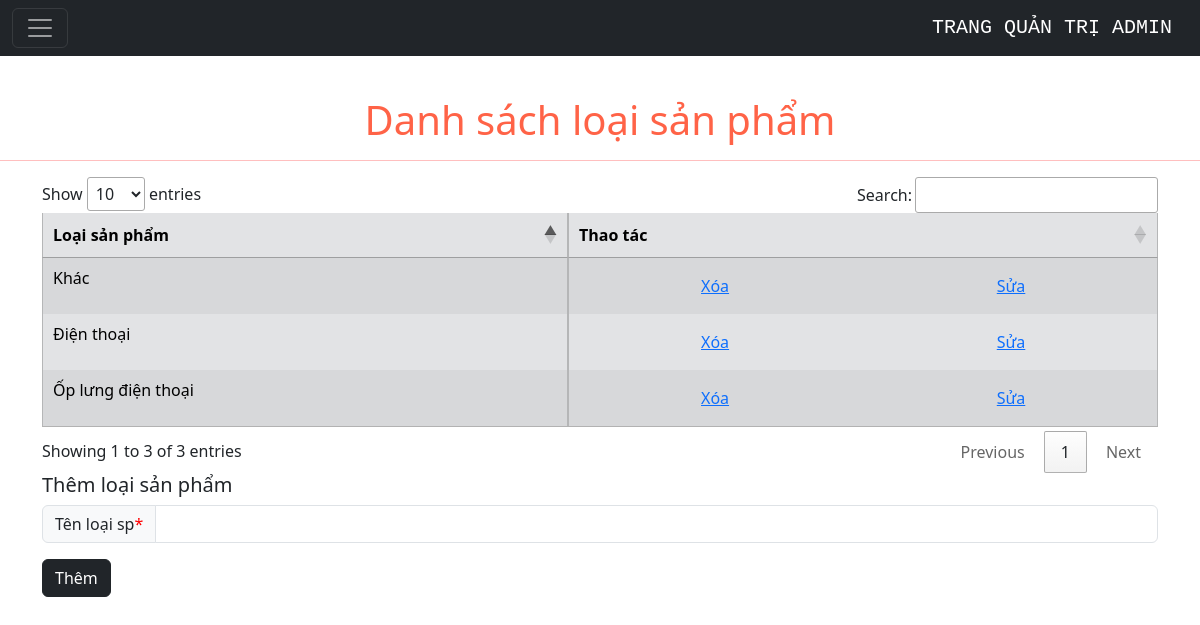
Page /admin/Pages/ListProductType.php on the committed database.
### tables this page shows
CREATE TABLE `loaisp` (
  `loaisp_ten` varchar(250) NOT NULL
);

### admin/Includes/linkAdmin.php (called while the page is built, shortened)
<?php
$linkBE = "../Includes/BE/";
?>

### admin/Pages/ListProductType.php (the view, shortened to what this page needs)
<!doctype html>
<html lang="en" >
  <head>
  </head>
  <body>
  <?php
  include("./MenuAdmin.php");
  ?>
  <div class="content">
  <h1 style="text-align: center; padding-top:40px;color:tomato">Danh sách loại sản phẩm</h1>
    <hr style="color:red">
    <?php
    $sql =  "SELECT * FROM loaisp";
    $result = $connect->query($sql);
    $danhsachLSP = [];
    while($row =  mysqli_fetch_array($result,MYSQLI_ASSOC)){
            $danhsachLSP[] = array(
                'loaisp_ten' => $row['loaisp_ten'],
            );
    }
    ?>
     <div class="container">
    <table id="danhsach" class = " table table-striped table-secondary table-bordered table-hover">
      <thead>
        <tr>
          <th>Loại sản phẩm</th>
          <th>Thao tác</th>
        </tr>
      </thead>
      <tbody>
        <?php
          foreach($danhsachLSP as $lsp): ?>
            <tr>
              <td><?= $lsp['loaisp_ten'] ?></td>
              <td>
                <div class="container text-center">
                  <div class="row gx-5">
                    <div class="col">
                    <div class="p-2"><a href=<?=$linkBE."DeleteSQL.php?key=loaisp_ten&table=loaisp&datakey=".$lsp['loaisp_ten']?>>Xóa</a></div>
                    </div>
                    <div class="col">
                    <div class="p-2 "><a href="">Sửa</a></div>
                    </div>
                  </div>
                </div>
              </td>
            </tr>
          <?php endforeach;
        ?>
      </tbody>
    </table>
    <div >
    <span class="log_heading text-dark mb-3"><h5>Thêm loại sản phẩm</h5></span>
      <form action=<?=$linkBE.'Add_productType.php'?> method="post">
        <div class="input-group mb-3">
          <span class="input-group-text" id="inputGroup-sizing-default">Tên loại sp<span style="color: red;">*</span></span>
          <input name="loaisp" type="text" class="form-control" aria-label="Sizing example input" aria-describedby="inputGroup-sizing-default">
        </div>
        <button type="submit" name="submit" type="button" class="btn btn-dark">Thêm</button>
      </form>
    </div>
  </div>
</div>
</body>
</html>

### admin/Pages/ListProductType.php (style rules this page uses)
a { text-decoration: none; }

### rows in the picture
loaisp: loaisp_ten "Khác"
loaisp: loaisp_ten "Ốp lưng điện thoại"
loaisp: loaisp_ten "Điện thoại"
